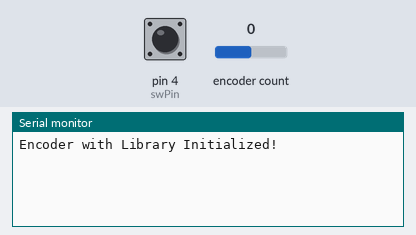
Simulated run of this sketch. Board: Arduino Uno, built with avr-gcc and run on an emulated ATmega328P. Parts: the last lines printed to the serial monitor. The inputs (shaded band) are chosen by the test bench; at power-on: encoder count 0, pin 4 (swPin) HIGH.

Above: at 1.2 s.
1.3 s: encoder count set to 1
At 1.8 s:
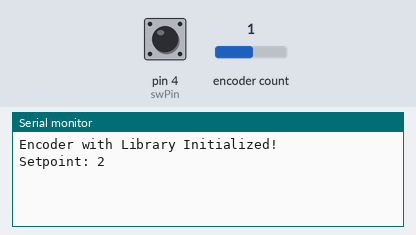
2.8 s: pin 4 (swPin) pulled LOW for 0.15 s
At 3.2 s:
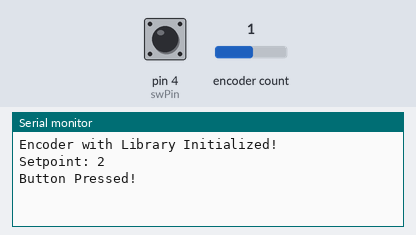
4.4 s: encoder count set to 2
At 5.4 s:
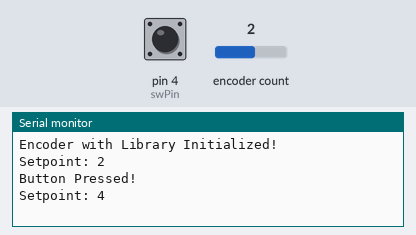

The sketch:

RotaryEncoderCode_250115.ino
```cpp
#include <Encoder.h>

// Define pins for the rotary encoder
const int clkPin = 2; // Clock pin
const int dtPin = 3;  // Data pin
const int swPin = 4;  // Switch pin

// Create an Encoder object
Encoder myEnc(clkPin, dtPin);

// Variables
int setpoint = 0; // Initial setpoint
int lastPosition = 0;

void setup() {
  Serial.begin(9600);

  // Initialize the button pin
  pinMode(swPin, INPUT_PULLUP); // Use internal pull-up resistor for the button

  Serial.println("Encoder with Library Initialized!");
}

void loop() {
  // Read the current position of the encoder
  int newPosition = myEnc.read() / 2; // Dividing by 2 to account for double increments

  // Check if the position has changed
  if (newPosition != lastPosition) {
    setpoint += (newPosition - lastPosition); // Increment setpoint by the difference
    lastPosition = newPosition;

    // Constrain the setpoint to a valid range (e.g., 0 to 150)
    setpoint = constrain(setpoint, 0, 150);

    // Print the updated setpoint
    Serial.print("Setpoint: ");
    Serial.println(setpoint);
  }

  // Check if the button is pressed
  if (digitalRead(swPin) == LOW) {
    Serial.println("Button Pressed!");
    delay(200); // Debounce delay
  }

  delay(10); // Small delay for stability
}
```

Measured:
- after the input at 1.3 s, the serial monitor: prints a new line at once (image 1)
- after the input at 2.8 s, the serial monitor: prints a new line at once (image 2)
- after the input at 4.4 s, the serial monitor: prints a new line at once (image 3)
